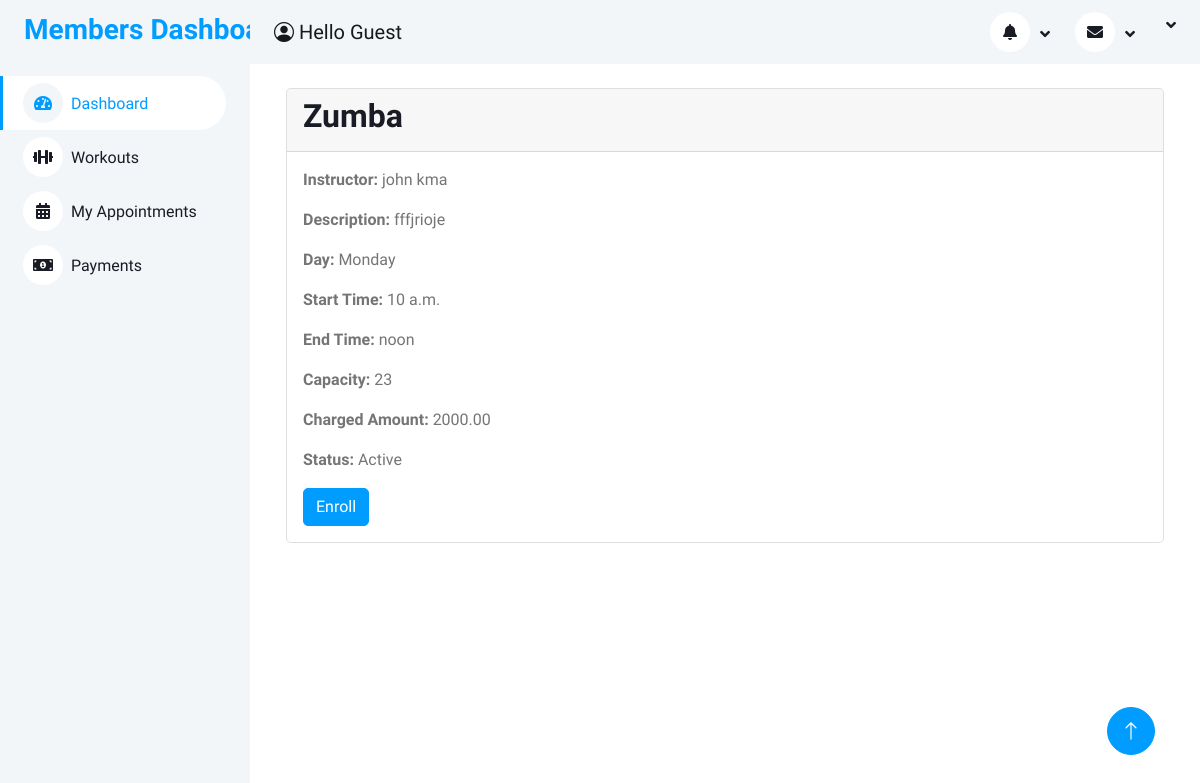
The page /class/1/ on the database as committed earlier.
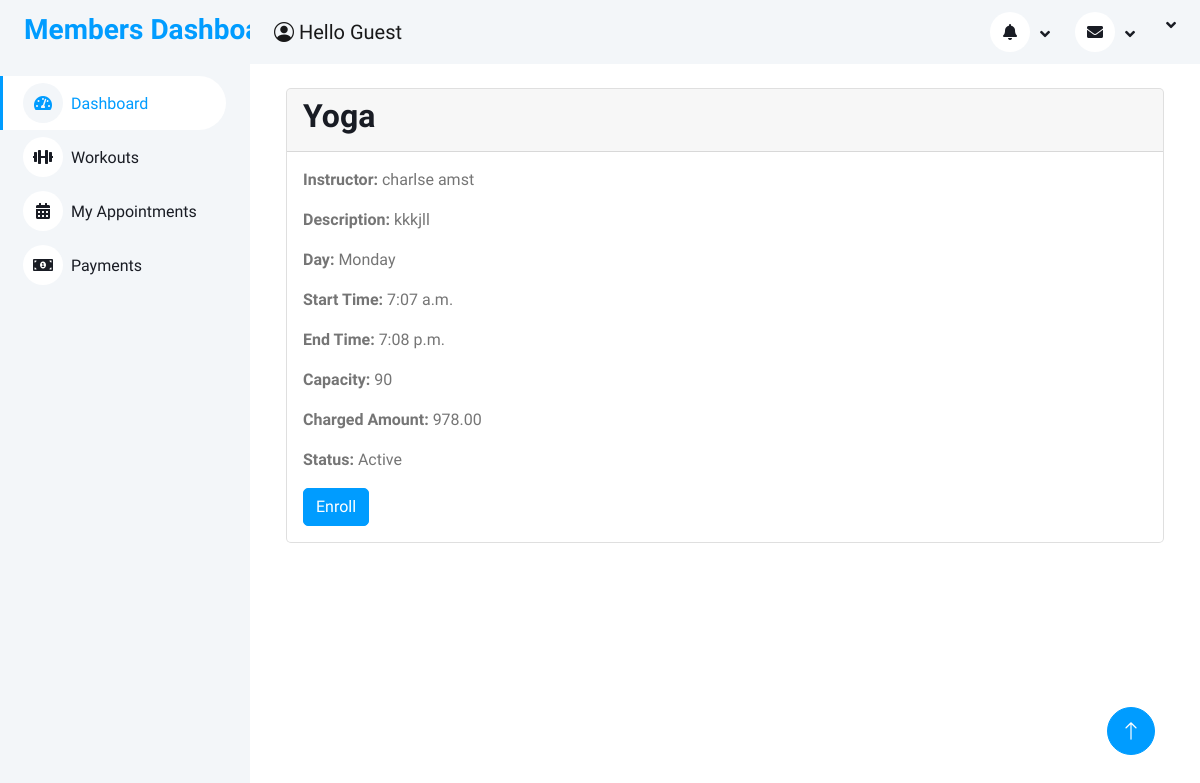
The same page on the database as committed later.
### accounts/models.py (models this page shows, shortened)
class GymClass(models.Model):
    CLASS_CHOICES = [
        ('Yoga', 'Yoga'),
        ('Zumba', 'Zumba'),
        ('Pilates', 'Pilates'),
        ('Spin', 'Spin'),
    ]
    DAY_CHOICES = [
        ('Monday', 'Monday'),
        ('Tuesday', 'Tuesday'),
        ('Wednesday', 'Wednesday'),
        ('Thursday', 'Thursday'),
        ('Friday', 'Friday'),
        ('Saturday', 'Saturday'),
        ('Sunday', 'Sunday'),
    ]
    STATUS_CHOICES = [
        ('Active', 'Active'),
        ('Inactive', 'Inactive'),
    ]
    class_name = models.CharField(max_length=50, choices=CLASS_CHOICES)
    instructor = models.CharField(max_length=100)
    description = models.TextField()
    day = models.CharField(max_length=20, choices=DAY_CHOICES)
    start_time = models.TimeField()
    end_time = models.TimeField()
    capacity = models.PositiveIntegerField()
    status = models.CharField(max_length=20, choices=STATUS_CHOICES)
    charged_amount = models.DecimalField(max_digits=10, decimal_places=2)

### accounts/views.py (the view)
# urls.py: path('class/<int:class_id>/', views.class_info, name='class_info'),
def class_info(request, class_id):
    gym_class = get_object_or_404(GymClass, id=class_id)
    return render(request, 'members/class_info.html', {'gym_class': gym_class})

### accounts/templates/members/class_info.html (shortened to what this page needs)
{% extends 'members/base.html' %}
{% block content %}
<div class="container-fluid pt-4 px-4">
    <div class="card">
        <div class="card-header">
            <h2 class="card-title">{{ gym_class.class_name }}</h2>
        </div>
        <div class="card-body">
            <p class="card-text"><strong>Instructor:</strong> {{ gym_class.instructor }}</p>
            <p class="card-text"><strong>Description:</strong> {{ gym_class.description }}</p>
            <p class="card-text"><strong>Day:</strong> {{ gym_class.day }}</p>
            <p class="card-text"><strong>Start Time:</strong> {{ gym_class.start_time }}</p>
            <p class="card-text"><strong>End Time:</strong> {{ gym_class.end_time }}</p>
            <p class="card-text"><strong>Capacity:</strong> {{ gym_class.capacity }}</p>
            <p class="card-text"><strong>Charged Amount:</strong> {{ gym_class.charged_amount }}</p>
            <p class="card-text"><strong>Status:</strong> {{ gym_class.status }}</p>
            <button id="schedule-btn" class="btn btn-primary">Enroll</button>
        </div>
    </div>
</div>
{% endblock %}

### accounts/templates/members/base.html (shortened to what this page needs)
{% load static %}
<!DOCTYPE html>
<html lang="en">
<head>
    <link rel="stylesheet" href="https://cdnjs.cloudflare.com/ajax/libs/font-awesome/5.10.0/css/all.min.css">
    <link rel="stylesheet" href="https://cdn.jsdelivr.net/npm/bootstrap-icons@1.4.1/font/bootstrap-icons.css">
    <link rel="stylesheet" href="{% static 'lib/owlcarousel/assets/owl.carousel.min.css' %}">
    <link rel="stylesheet" href="{% static 'lib/tempusdominus/css/tempusdominus-bootstrap-4.min.css' %}">
    <link rel="stylesheet" href="{% static 'css/bootstrap.min.css' %}">
    <link rel="stylesheet" href="{% static 'css/style.css' %}">
</head>
<body>
    <div class="container-xxl position-relative bg-white d-flex p-0">
        <div class="sidebar pe-4 pb-3">
            <nav class="navbar bg-light navbar-light">
                <a href="{% url 'member_dashboard' %}" class="navbar-brand mx-4 mb-3">
                    <h3 class="text-primary">Members Dashboard</h3>
                </a>
                <div class="navbar-nav w-100">
                    <a href="{% url 'member_dashboard' %}" class="nav-item nav-link active"><i class="fa fa-tachometer-alt me-2"></i>Dashboard</a>
                    <a href="{% url 'video_list' %}" class="nav-item nav-link"><i class="fa fa-dumbbell me-2"></i>Workouts</a>
                    <a href="{% url 'appointment_list' %}" class="nav-item nav-link"><i class="fa fa-calendar-alt me-2"></i>My Appointments</a>
                    <a href="" class="nav-item nav-link"><i class="fa fa-money-bill-alt me-2"></i>Payments</a>
                </div>
            </nav>
        </div>
        <div class="content">
<nav class="navbar navbar-expand bg-light navbar-light sticky-top px-4 py-0">
    <a class="navbar-brand" href="#"><i class="bi bi-person-circle"></i> Hello {{user.username.title|default:'Guest'}} </a>
    <div class="collapse navbar-collapse">
        <ul class="navbar-nav ms-auto">
            <li class="nav-item dropdown">
                <a class="nav-link dropdown-toggle" href="#" id="notificationDropdown" role="button" data-bs-toggle="dropdown" aria-expanded="false">
                    <i class="fa fa-bell"></i>
                </a>
            </li>
            <li class="nav-item dropdown">
                <a class="nav-link dropdown-toggle" href="#" id="messageDropdown" role="button" data-bs-toggle="dropdown" aria-expanded="false">
                    <i class="fa fa-envelope"></i>
                </a>
            </li>
            <li class="nav-item dropdown">
                <a class="nav-link dropdown-toggle" href="#" id="userDropdown" role="button" data-bs-toggle="dropdown" aria-expanded="false">
                </a>
            </li>
        </ul>
    </div>
</nav>
            <div class="container-fluid">
                {% block content %}{% endblock %}
            </div>
        </div>
        <a href="#" class="btn btn-lg btn-primary btn-lg-square back-to-top"><i class="bi bi-arrow-up"></i></a>
    </div>
</body>
</html>

### static/css/style.css (style rules this page uses)
:root { --primary: #009CFF; --light: #F3F6F9; --dark: #191C24; }
.back-to-top { position: fixed; display: none; right: 45px; bottom: 45px; z-index: 99; }
.btn { transition: .5s; }
.btn.btn-primary { color: #FFFFFF; }
.btn-lg-square { width: 48px; height: 48px; }
.btn-square, .btn-sm-square, .btn-lg-square { padding: 0; display: inline-flex; align-items: center; justify-content: center; font-weight: normal; border-radius: 50px; }
.sidebar { position: fixed; top: 0; left: 0; bottom: 0; width: 250px; height: 100vh; overflow-y: auto; background: var(--light); transition: 0.5s; z-index: 999; }
.content { margin-left: 250px; min-height: 100vh; background: #FFFFFF; transition: 0.5s; }
@media (min-width: 992px) { .sidebar { margin-left: 0; } }
@media (min-width: 992px) { .content { width: calc(100% - 250px); } }
.sidebar .navbar .navbar-nav .nav-link { padding: 7px 20px; color: var(--dark); font-weight: 500; border-left: 3px solid var(--light); border-radius: 0 30px 30px 0; outline: none; }
.sidebar .navbar .navbar-nav .nav-link:hover, .sidebar .navbar .navbar-nav .nav-link.active { color: var(--primary); background: #FFFFFF; border-color: var(--primary); }
.sidebar .navbar .navbar-nav .nav-link i { width: 40px; height: 40px; display: inline-flex; align-items: center; justify-content: center; background: #FFFFFF; border-radius: 40px; }
.sidebar .navbar .navbar-nav .nav-link:hover i, .sidebar .navbar .navbar-nav .nav-link.active i { background: var(--light); }
.content .navbar .navbar-nav .nav-link { margin-left: 25px; padding: 12px 0; color: var(--dark); outline: none; }
.content .navbar .sidebar-toggler, .content .navbar .navbar-nav .nav-link i { width: 40px; height: 40px; display: inline-flex; align-items: center; justify-content: center; background: #FFFFFF; border-radius: 40px; }
.content .navbar .dropdown-toggle::after { margin-left: 6px; vertical-align: middle; border: none; content: "\f107"; font-family: "Font Awesome 5 Free"; font-weight: 900; transition: .5s; }

Rows that differ between the two databases and show on the page:
changed GymClass "Monday": class_name "Zumba" → "Yoga"; instructor "john kma" → "charlse amst"; description "fffjrioje" → "kkkjll"; start_time "10 a.m." → "7:07 a.m."; end_time "noon" → "7:08 p.m."; capacity "23" → "90"; charged_amount "2000.00" → "978.00"
